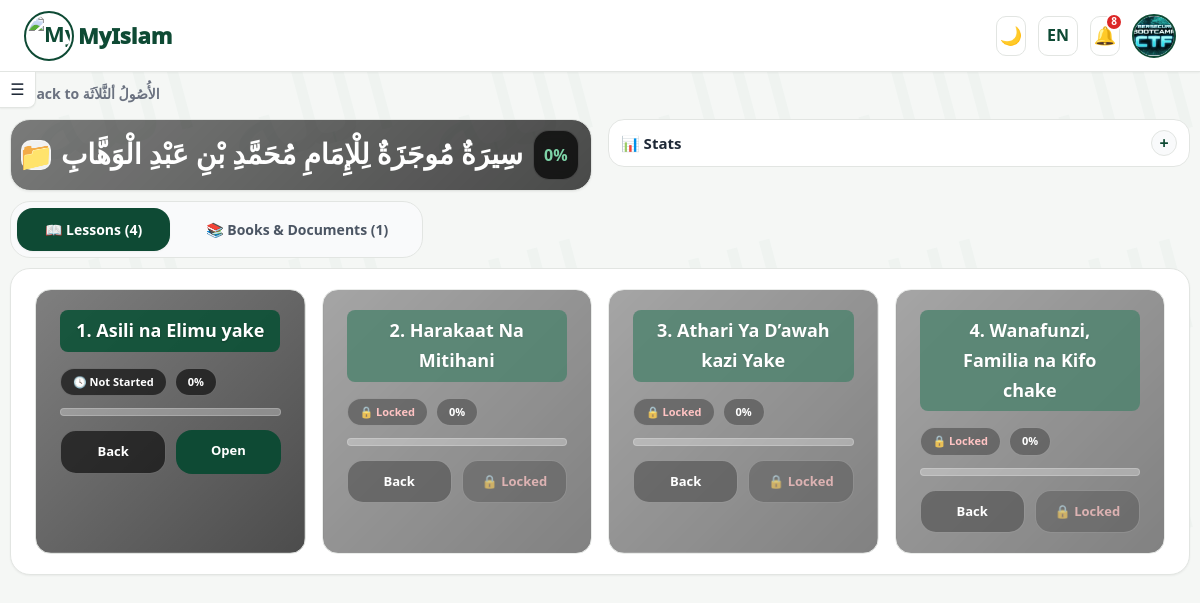
Screenshot of /myislam-v2/category.php?cat_id=2 (signed in) with the database file from the repository.
### tables this page shows
CREATE TABLE `users` (
  `id` int(11) NOT NULL,
  `full_name` varchar(150) NOT NULL,
  `username` varchar(50) DEFAULT NULL,
  `email` varchar(150) NOT NULL,
  `whatsapp` varchar(20) DEFAULT NULL,
  `password` varchar(255) NOT NULL,
  `role` enum('owner','admin','sheikh','user') NOT NULL DEFAULT 'user',
  `bio` text DEFAULT NULL,
  `profile_image` varchar(255) DEFAULT NULL,
  `is_active` tinyint(1) DEFAULT 1,
  `is_verified` tinyint(1) DEFAULT 0,
  `last_login_at` datetime DEFAULT NULL,
  `created_at` timestamp NULL DEFAULT current_timestamp()
);

CREATE TABLE `categories` (
  `id` int(11) NOT NULL,
  `subject_id` int(11) NOT NULL,
  `name` varchar(100) NOT NULL,
  `slug` varchar(100) NOT NULL,
  `description` text DEFAULT NULL,
  `icon` varchar(100) DEFAULT NULL,
  `image_path` varchar(255) DEFAULT NULL,
  `sort_order` int(11) DEFAULT 0,
  `lock_previous` tinyint(1) NOT NULL DEFAULT 0,
  `is_active` tinyint(1) DEFAULT 1,
  `created_at` timestamp NULL DEFAULT current_timestamp()
);

CREATE TABLE `subjects` (
  `id` int(11) NOT NULL,
  `name` varchar(100) NOT NULL,
  `slug` varchar(100) NOT NULL,
  `description` text DEFAULT NULL,
  `icon` varchar(100) DEFAULT NULL,
  `image_path` varchar(255) DEFAULT NULL,
  `sort_order` int(11) DEFAULT 0,
  `is_active` tinyint(1) DEFAULT 1,
  `created_at` timestamp NULL DEFAULT current_timestamp(),
  `image` varchar(255) DEFAULT NULL
);

CREATE TABLE `contents` (
  `id` int(11) NOT NULL,
  `subject_id` int(11) NOT NULL,
  `category_id` int(11) NOT NULL,
  `title` varchar(255) NOT NULL,
  `slug` varchar(255) NOT NULL,
  `short_description` text DEFAULT NULL,
  `body` longtext NOT NULL,
  `body_html` text DEFAULT NULL,
  `arabic_text` longtext DEFAULT NULL,
  `translation` longtext DEFAULT NULL,
  `audio_path` varchar(255) DEFAULT NULL,
  `video_path` varchar(255) DEFAULT NULL,
  `video_url` text DEFAULT NULL,
  `reference_text` text DEFAULT NULL,
  `source_name` varchar(255) DEFAULT NULL,
  `tags` varchar(255) DEFAULT NULL,
  `image_path` varchar(255) DEFAULT NULL,
  `status` enum('draft','pending','published','rejected') NOT NULL DEFAULT 'draft',
  `created_by` int(11) NOT NULL,
  `approved_by` int(11) DEFAULT NULL,
  `sort_order` int(11) DEFAULT 0,
  `is_featured` tinyint(1) DEFAULT 0,
  `published_at` datetime DEFAULT NULL,
  `created_at` timestamp NULL DEFAULT current_timestamp(),
  `updated_at` timestamp NULL DEFAULT current_timestamp() ON UPDATE current_timestamp()
);

### myislam-v2/category.php (the view, shortened to what this page needs)
<?php
$userId = (int)$_SESSION['user_id'];
$conn = db();
function e(?string $value): string {
    return htmlspecialchars((string)$value, ENT_QUOTES, 'UTF-8');
}
function getCurrentUser(PDO $conn, int $userId): ?array {
    try {
        $stmt = $conn->prepare("SELECT id, full_name, email, profile_image, role, is_active, created_at FROM users WHERE id = ? AND is_active = 1 LIMIT 1");
        $stmt->execute([$userId]);
        return $stmt->fetch() ?: null;
    } catch (PDOException $e) { return null; }
}
function getUnreadCount(PDO $conn, int $userId): int {
    try {
        $stmt = $conn->prepare("SELECT COUNT(*) FROM notifications WHERE user_id = ? AND is_read = 0");
        $stmt->execute([$userId]);
        return (int)$stmt->fetchColumn();
    } catch (Throwable $e) { return 0; }
}
function getCategoryMaterials(PDO $conn, int $categoryId): array {
    try {
        $stmt = $conn->prepare("
            SELECT * FROM category_materials
            WHERE category_id = ? AND is_active = 1
            ORDER BY sort_order ASC, created_at DESC
        ");
        $stmt->execute([$categoryId]);
        return $stmt->fetchAll();
    } catch (PDOException $e) {
        error_log("getCategoryMaterials: " . $e->getMessage());
        return [];
    }
}
$dbUser = getCurrentUser($conn, $userId);
$user = [
    'name' => $dbUser['full_name'] ?? 'User',
    'email' => $dbUser['email'] ?? '',
    'picture' => !empty($dbUser['profile_image']) ? $dbUser['profile_image'] : '',
    'role' => $dbUser['role'] ?? 'user',
    'member_since' => isset($dbUser['created_at']) ? date('F Y', strtotime($dbUser['created_at'])) : 'recently',
];
$unreadCount = getUnreadCount($conn, $userId);
$catId = isset($_GET['cat_id']) ? (int)$_GET['cat_id'] : 0;
$stmt = $conn->prepare("
    SELECT c.*, s.name AS subject_name, s.slug AS subject_slug, s.id AS subject_id
    FROM categories c
    JOIN subjects s ON c.subject_id = s.id
    WHERE c.id = ?
");
$stmt->execute([$catId]);
$category = $stmt->fetch(PDO::FETCH_ASSOC);
$stmt = $conn->prepare("
    SELECT
        c.id, c.title, c.slug, c.short_description, c.sort_order, c.image_path,
        COALESCE(ucp.progress_percent, 0) AS progress_percent,
        COALESCE(ucp.is_started, 0) AS is_started,
        COALESCE(ucp.is_completed, 0) AS is_completed
    FROM contents c
    LEFT JOIN user_content_progress ucp ON ucp.content_id = c.id AND ucp.user_id = ?
    WHERE c.category_id = ? AND c.status = 'published'
    ORDER BY c.sort_order ASC
");
$stmt->execute([$userId, $catId]);
$contents = $stmt->fetchAll(PDO::FETCH_ASSOC);
$materials = getCategoryMaterials($conn, $catId);
$lockedIndices = [];
$prevCompleted = true;
foreach ($contents as $index => $content) {
    $lockedIndices[$index] = !$prevCompleted;
    $prevCompleted = ((int)($content['is_completed'] ?? 0) === 1);
}
$completedCount = 0;
$totalLessons = count($contents);
$progress = $totalLessons > 0 ? round(($completedCount / $totalLessons) * 100) : 0;
$viewType = isset($_GET['view']) && $_GET['view'] === 'materials' ? 'materials' : 'lessons';
?>
<!DOCTYPE html>
<html lang="en">
<head>
</head>
<body>
<header class="app-header">
    <div class="header-left">
        <a href="category.php" class="brand-box" style="display:flex;align-items:center;gap:4px;">
            <img src="includes/logo.png" alt="MyIslam" style="height:50px;width:50px;border-radius:50%;border:2px solid var(--brand);object-fit:cover;padding:2px;">
            <span style="font-size:22px;font-weight:1000;color:var(--brand);">MyIslam</span>
        </a>
    </div>
    <div class="header-right">
        <button class="icon-btn" id="themeToggle" aria-label="Dark mode">🌙</button>
        <button class="lang-btn" id="langToggle">EN</button>
        <a href="notification.php" class="icon-btn" style="position: relative;" aria-label="Notifications">
            🔔
            <?php if ($unreadCount > 0): ?>
                <span class="notification-badge"><?= $unreadCount > 99 ? '99+' : $unreadCount ?></span>
            <?php endif; ?>
        </a>
        <div class="profile-area" id="profileArea">
            <button class="profile-btn" id="profileToggle" type="button" aria-label="Open profile menu" aria-expanded="false">
                <?php if (!empty($user['picture'])): ?>
                    <img src="<?php echo e($user['picture']); ?>" alt="Profile">
                <?php else: ?>
                    <?php echo e(initials((string)$user['name'])); ?>
                <?php endif; ?>
            </button>
        </div>
    </div>
</header>
<button class="sidebar-toggle-btn" id="menuToggle" aria-label="Menu">☰</button>
<div class="page-layout">
    <main class="main-content">
        <div class="page-stack">
            <a href="subject.php?slug=<?php echo e($category['subject_slug'] ?? ''); ?>" style="display:inline-flex;align-items:center;gap:8px;color:var(--muted);margin-bottom:4px;font-size:14px;font-weight:600;">
                ← Back to <?php echo e($category['subject_name'] ?? 'Subject'); ?>
            </a>
            <?php
            $categoryImage = !empty($category['image_path']) ? $category['image_path'] : null;
            $hasBgImage = !empty($categoryImage);
            ?>
            <div class="type">
            <section class="hero-card section-card" style="<?php echo $hasBgImage ? 'background: linear-gradient(135deg, rgba(0,0,0,0.5), rgba(0,0,0,0.7)), url(\'' . e($categoryImage) . '\'); background-size: cover; background-position: center;' : ''; ?>">
                <div class="hero-top">
                    <div class="hero-title-wrap">
                        <div class="hero-icon" style="<?php echo $hasBgImage ? 'background: rgba(255,255,255,0.9); backdrop-filter: blur(4px); border: 1px solid rgba(255,255,255,0.3);' : ''; ?>">
                            <?php echo e($category['icon'] ?? '📁'); ?>
                        </div>
                        <div dir="rtl" class="hero-content">
                            <h1 style="<?php echo $hasBgImage ? 'color: white;' : ''; ?>"><?php echo e($category['name'] ?? 'Category'); ?></h1>
                        </div>
                    </div>
                </div>
                <div class="hero-progress" style="<?php echo $hasBgImage ? 'background: rgba(0,0,0,0.7); backdrop-filter: blur(4px); border: 1px solid rgba(255,255,255,0.2);' : ''; ?>">
                    <div class="hero-progress-left">
                        <strong style="<?php echo $hasBgImage ? 'color: #7dd3a7;' : ''; ?>"><?php echo $progress; ?>%</strong>
                    </div>
                </div>
            </section>
            <div class="stats-block">
                <button type="button"
                        class="stats-block-toggle"
                        id="subjectStatsToggle"
                        aria-expanded="false"
                        aria-controls="subjectStatsGrid">
                    <span>📊 Stats</span>
                    <span class="stats-block-icon" id="subjectStatsIcon">+</span>
                </button>
            </div>
            </div>
            <div class="view-toggle">
                <button class="view-toggle-btn <?php echo $viewType === 'lessons' ? 'active' : ''; ?>" onclick="switchView('lessons')">
                    📖 Lessons (<?php echo $totalLessons; ?>)
                </button>
                <button class="view-toggle-btn <?php echo $viewType === 'materials' ? 'active' : ''; ?>" onclick="switchView('materials')">
                    📚 Books & Documents (<?php echo count($materials); ?>)
                </button>
            </div>
            <div id="lessonsView" style="display: <?php echo $viewType === 'lessons' ? 'block' : 'none'; ?>;">
                <section class="section-card">
                    <?php if (!empty($contents)): ?>
                        <div class="content-list" id="contentList">
                            <?php foreach ($contents as $index => $content):
                                $isLocked = $lockedIndices[$index] ?? false;
                                $isCompleted = (int)($content['is_completed'] ?? 0) === 1;
                                $isStarted = !$isLocked && (int)($content['is_started'] ?? 0) === 1 && !$isCompleted;
                                $progressPercent = (int)($content['progress_percent'] ?? 0);
                                $title = $content['title'] ?? 'Untitled Lesson';
                                $contentLink = $content['slug']
                                    ? 'content.php?slug=' . urlencode((string)$content['slug'])
                                    : 'content.php?id=' . (int)$content['id'];
                                $contentBgImage = !empty($content['image_path'])
                                    ? $content['image_path']
                                    : $categoryImage;
                                $hasContentBg = !empty($contentBgImage);
                            ?>
                            <article class="content-card <?php echo $isLocked ? 'locked' : ''; ?>"
                                     style="<?php echo $hasContentBg ? 'background: linear-gradient(135deg, rgba(0,0,0,0.5), rgba(0,0,0,0.7)), url(\'' . e($contentBgImage) . '\'); background-size: cover; background-position: center; color: white;' : ''; ?>">
                                <div class="content-top">
                                    <div style="width:100%;text-align:center;">
                                        <div class="content-title" style="color: white; text-shadow: 0 1px 2px rgba(0,0,0,0.3);">
                                            <?php echo ($index + 1) . '. ' . e($title); ?>
                                        </div>
                                    </div>
                                </div>
                                <div class="content-meta">
                                    <?php if ($isLocked): ?>
                                        <span class="content-pill locked-pill" style="<?php echo $hasContentBg ? 'background: rgba(0,0,0,0.6); color: #ffaaaa; border-color: rgba(255,255,255,0.3);' : ''; ?>">🔒 Locked</span>
                                    <?php elseif ($isCompleted): ?>
                                        <span class="content-pill" style="<?php echo $hasContentBg ? 'background: rgba(0,0,0,0.6); color: white; border-color: rgba(255,255,255,0.3);' : ''; ?>">✅ Completed</span>
                                    <?php elseif ($isStarted): ?>
                                        <span class="content-pill" style="<?php echo $hasContentBg ? 'background: rgba(0,0,0,0.6); color: white; border-color: rgba(255,255,255,0.3);' : ''; ?>">📖 In Progress</span>
                                    <?php else: ?>
                                        <span class="content-pill neutral" style="<?php echo $hasContentBg ? 'background: rgba(0,0,0,0.6); color: white; border-color: rgba(255,255,255,0.3);' : ''; ?>">🕓 Not Started</span>
                                    <?php endif; ?>
                                    <span class="content-pill neutral" style="<?php echo $hasContentBg ? 'background: rgba(0,0,0,0.6); color: white; border-color: rgba(255,255,255,0.3);' : ''; ?>"><?php echo $progressPercent; ?>%</span>
                                </div>
                                <div class="progress-bar-wrap" style="<?php echo $hasContentBg ? 'background: rgba(255,255,255,0.3); border-color: rgba(255,255,255,0.2);' : ''; ?>">
                                </div>
                                <div class="content-actions">
                                     <a href="subject.php?slug=<?php echo e($category['subject_slug']); ?>" class="content-btn secondary"
                                       style="<?php echo $hasContentBg ? 'background: rgba(0,0,0,0.6); border-color: rgba(255,255,255,0.3); color: white;' : ''; ?>">
                                        Back
                                    </a>
                                    <?php if ($isLocked): ?>
                                        <span class="content-btn locked-btn" style="<?php echo $hasContentBg ? 'background: rgba(0,0,0,0.6); color: #ffaaaa; border-color: rgba(255,255,255,0.3);' : ''; ?>">🔒 Locked</span>
                                    <?php else: ?>
                                        <a href="<?php echo e($contentLink); ?>" class="content-btn primary <?php echo $isCompleted ? 'completed' : ''; ?>"
                                           style="<?php echo $hasContentBg && !$isCompleted ? 'background: var(--brand);' : ''; ?>
                                                  <?php echo $hasContentBg && $isCompleted ? 'background: rgba(0,0,0,0.6); color: white; border-color: rgba(255,255,255,0.3);' : ''; ?>">
                                            <?php echo $isCompleted ? '✅ Completed' : ($isStarted ? 'Continue' : 'Open'); ?>
                                        </a>
                                    <?php endif; ?>
                                </div>
                            </article>
                            <?php endforeach; ?>
                        </div>
                    <?php endif; ?>
                </section>
            </div>
        </div>
    </main>
</div>
</body>
</html>

### rows the page displays
users: profile_image (picture)
categories: subject.name "الأُصُولُ ألثَّلاَثَة", icon "📁", name "سِيرَةٌ مُوجَزَةٌ لِلْإِمَامِ مُحَمَّدِ بْنِ عَبْدِ الْوَهَّابِ"
contents: title "Asili na Elimu yake", shows "🕓 Not Started", progressPercent "0", shows "Open"
contents: title "Harakaat Na Mitihani", shows "🔒 Locked", progressPercent "0"
contents: title "Athari Ya D’awah kazi Yake", shows "🔒 Locked", progressPercent "0"
contents: title "Wanafunzi, Familia na Kifo chake", shows "🔒 Locked", progressPercent "0"

### other values shown
$unreadCount "8"
$progress "0"
$totalLessons "4"
count($materials) "1"
